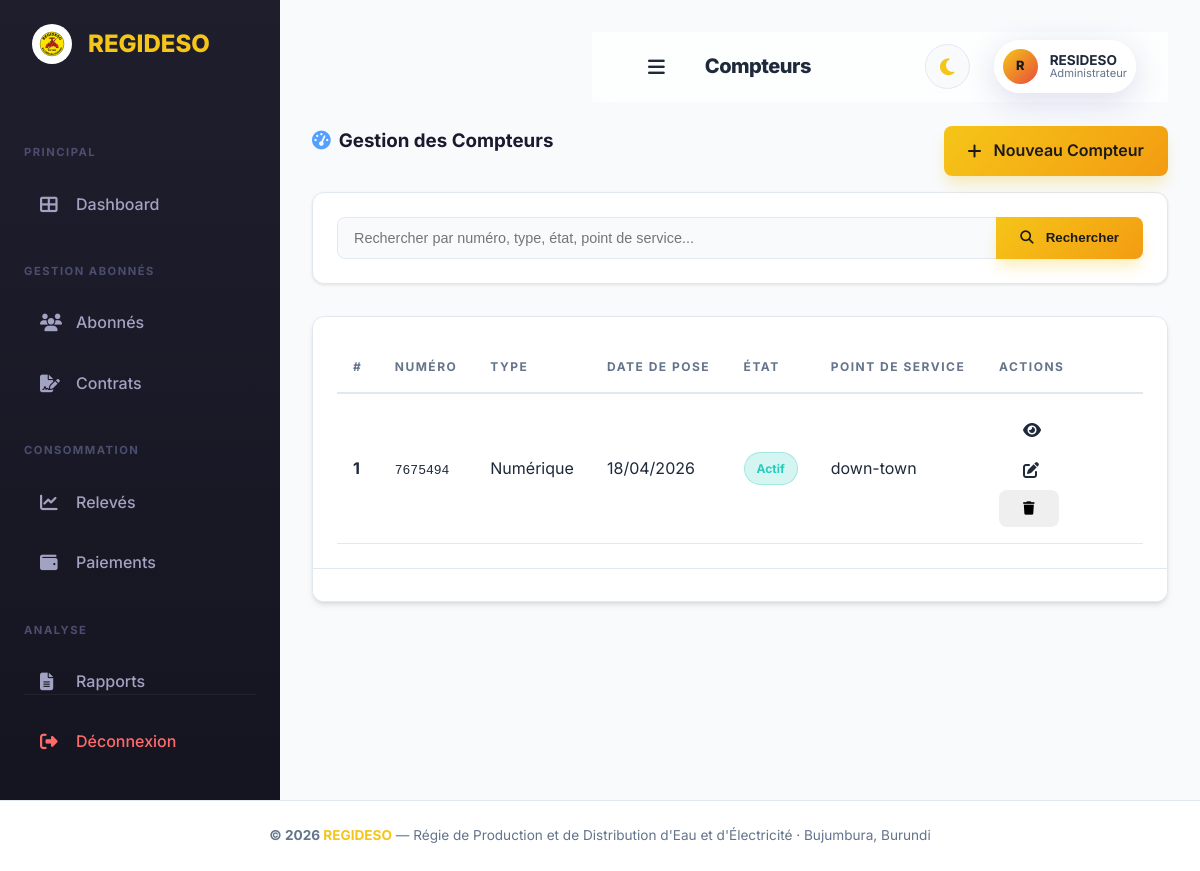
Screenshot of /compteurs/index.php (signed in) with the database file from the repository.
### tables this page shows
CREATE TABLE `compteur` (
  `id_Compteur` int(11) NOT NULL,
  `numero_Compteur` varchar(30) NOT NULL,
  `Typecompteur_Compteur` varchar(30) DEFAULT NULL,
  `DatePose_Compteur` date DEFAULT NULL,
  `Etat_compteur_Compteur` varchar(30) DEFAULT 'Actif',
  `id_Point_de_service` int(11) NOT NULL
);

CREATE TABLE `point_de_service` (
  `id_Point_de_service` int(11) NOT NULL,
  `libelle_Point_de_service` varchar(60) NOT NULL,
  `adresse_Point_de_service` varchar(60) DEFAULT NULL,
  `id_Contrat` int(11) NOT NULL
);

### includes/functions.php (called while the page is built, shortened)
<?php
function sanitize($data) {
    return htmlspecialchars(trim($data), ENT_QUOTES, 'UTF-8');
}
function format_date($date, $format = 'd/m/Y') {
    return date($format, strtotime($date));
}

### includes/auth.php (called while the page is built, shortened)
<?php
function has_role($role) {
    return isset($_SESSION['user_role']) && $_SESSION['user_role'] === $role;
}

### compteurs/index.php (the view, shortened to what this page needs)
<?php
require_once __DIR__ . '/../includes/header.php';
$search = trim($_GET['search'] ?? '');
$where = '';
$params = [];
$sql_count = "SELECT COUNT(*) FROM compteur cm LEFT JOIN point_de_service p ON cm.id_Point_de_service = p.id_Point_de_service $where";
$stmt = $pdo->prepare($sql_count);
$stmt->execute($params);
$total = $stmt->fetchColumn();
$page = max(1, (int)($_GET['page'] ?? 1));
$per_page = 10;
$total_pages = max(1, ceil($total / $per_page));
$page = min($page, $total_pages);
$offset = ($page - 1) * $per_page;
$pagination = ['page' => $page, 'per_page' => $per_page, 'total' => $total, 'total_pages' => $total_pages, 'offset' => $offset];
$sql = "SELECT cm.*, p.libelle_Point_de_service, p.adresse_Point_de_service
        FROM compteur cm
        LEFT JOIN point_de_service p ON cm.id_Point_de_service = p.id_Point_de_service
        $where ORDER BY cm.id_Compteur DESC LIMIT $per_page OFFSET $offset";
$stmt = $pdo->prepare($sql);
$stmt->execute($params);
$compteurs = $stmt->fetchAll();
?>
<div class="row mb-3">
    <div class="col-md-8">
        <h3 style="font-weight: 700; color: #1a1a2e;">
            <i class="fas fa-tachometer-alt mr-2" style="color: #54a0ff;"></i>Gestion des Compteurs
        </h3>
    </div>
    <div class="col-md-4 text-right">
        <a href="create.php" class="btn btn-primary"><i class="fas fa-plus mr-1"></i> Nouveau Compteur</a>
    </div>
</div>
<div class="search-bar">
    <form method="GET" class="form-inline">
        <div class="input-group w-100">
            <input type="text" name="search" class="form-control" placeholder="Rechercher par numéro, type, état, point de service..." value="<?= sanitize($search) ?>">
            <div class="input-group-append">
                <button type="submit" class="btn btn-primary"><i class="fas fa-search mr-1"></i> Rechercher</button>
            </div>
        </div>
    </form>
</div>
<div class="card">
    <div class="card-body p-0">
        <table class="table table-hover mb-0">
            <thead>
                <tr>
                    <th>#</th>
                    <th>Numéro</th>
                    <th>Type</th>
                    <th>Date de Pose</th>
                    <th>État</th>
                    <th>Point de Service</th>
                    <th style="width:160px;">Actions</th>
                </tr>
            </thead>
            <tbody>
                <?php if (empty($compteurs)): ?>
                    <tr><td colspan="7" class="text-center text-muted py-4"><i class="fas fa-inbox fa-2x mb-2 d-block"></i>Aucun compteur trouvé</td></tr>
                <?php else: foreach ($compteurs as $cm): ?>
                <tr>
                    <td><strong><?= $cm['id_Compteur'] ?></strong></td>
                    <td><code><?= sanitize($cm['numero_Compteur']) ?></code></td>
                    <td><?= sanitize($cm['Typecompteur_Compteur']) ?></td>
                    <td><?= format_date($cm['DatePose_Compteur']) ?></td>
                    <td><span class="badge <?= $cm['Etat_compteur_Compteur'] === 'Actif' ? 'badge-actif' : 'badge-inactif' ?>"><?= sanitize($cm['Etat_compteur_Compteur']) ?></span></td>
                    <td><?= sanitize($cm['libelle_Point_de_service']) ?></td>
                    <td>
                        <a href="view.php?id=<?= $cm['id_Compteur'] ?>" class="btn btn-info btn-sm"><i class="fas fa-eye"></i></a>
                        <a href="edit.php?id=<?= $cm['id_Compteur'] ?>" class="btn btn-warning btn-sm"><i class="fas fa-edit"></i></a>
                        <?php if (has_role('Administrateur')): ?>
                        <button onclick="confirmDelete('delete.php?id=<?= $cm['id_Compteur'] ?>')" class="btn btn-danger btn-sm"><i class="fas fa-trash"></i></button>
                        <?php endif; ?>
                    </td>
                </tr>
                <?php endforeach; endif; ?>
            </tbody>
        </table>
    </div>
    <div class="card-footer"><?php display_pagination($pagination, $search); ?></div>
</div>
<?php require_once __DIR__ . '/../includes/footer.php'; ?>

### assets/css/premium.css (style rules this page uses)
:root { --primary: #f5c518; --primary-dark: #e8a700; --secondary: #e74c3c; --secondary-dark: #c0392b; --accent: #1dd1a1; --bg-main: #f8fafc; --bg-sidebar: linear-gradient(180deg, #1e1e2d 0%, #151521 100%); --bg-card: #ffffff; --text-main: #1e293b; --text-muted: #64748b; --text-on-primary: #1a1a1a; --border: #e2e8f0; --glass: rgba(255, 255, 255, 0.7); --glass-border: rgba(255, 255, 255, 0.4); --shadow-sm: 0 1px 3px rgba(0,0,0,0.1); --shadow-md: 0 4px 6px -1px rgba(0,0,0,0.1), 0 2px 4px -1px rgba(0,0,0,0.06); --shadow-lg: 0 10px 15px -3px rgba(0,0,0,0.1), 0 4px 6px -2px rgba(0,0,0,0.05); --shadow-premium: 0 20px 25px -5px rgba(0,0,0,0.1), 0 10px 10px -5px rgba(0,0,0,0.04); --shadow-primary: 0 10px 15px -3px rgba(245, 197, 24, 0.3); --radius-sm: 8px; --radius-md: 12px; --radius-lg: 20px; --radius-xl: 30px; --transition: all 0.3s cubic-bezier(0.4, 0, 0.2, 1); }
* { margin: 0; padding: 0; box-sizing: border-box; }
body { font-family: 'Inter', system-ui, -apple-system, sans-serif; background-color: var(--bg-main); color: var(--text-main); line-height: 1.6; overflow-x: hidden; transition: background-color 0.3s, color 0.3s; }
a { text-decoration: none; color: inherit; transition: var(--transition); }
.row { display: flex; flex-wrap: wrap; gap: 0; margin-right: -15px; margin-left: -15px; margin-bottom: 1.5rem; }
[class*="col-"] { position: relative; width: 100%; padding-right: 15px; padding-left: 15px; }
@media (min-width: 768px) { .col-md-8 { flex: 0 0 66.666667%; max-width: 66.666667%; } }
@media (min-width: 768px) { .col-md-4 { flex: 0 0 33.333333%; max-width: 33.333333%; } }
.mb-3 { margin-bottom: 1rem !important; }
.mr-1 { margin-right: 0.25rem !important; }
.mr-2 { margin-right: 0.5rem !important; }
.text-right { text-align: right !important; }
.w-100 { width: 100% !important; }
.card { background: var(--bg-card); border: 1px solid var(--border); border-radius: var(--radius-md); box-shadow: var(--shadow-md); overflow: hidden; transition: var(--transition); animation: slideInUp 0.6s ease forwards; }
.card-body { padding: 1.5rem; }
.btn { display: inline-flex; align-items: center; justify-content: center; padding: 0.75rem 1.5rem; border-radius: var(--radius-sm); font-weight: 600; cursor: pointer; border: none; gap: 0.5rem; transition: var(--transition); white-space: nowrap; }
.btn-primary { background: linear-gradient(135deg, var(--primary), #f39c12); color: var(--text-on-primary); box-shadow: var(--shadow-primary); }
.form-control { display: block; width: 100%; padding: 0.75rem 1rem; font-size: 0.9rem; color: var(--text-main); background-color: var(--bg-main); background-clip: padding-box; border: 1px solid var(--border); border-radius: var(--radius-sm); transition: var(--transition); }
.input-group { display: flex; align-items: stretch; width: 100%; }
.input-group .form-control { flex: 1 1 auto; border-top-right-radius: 0; border-bottom-right-radius: 0; }
.input-group-append { display: flex; margin-left: -1px; }
.input-group-append .btn { border-top-left-radius: 0; border-bottom-left-radius: 0; }
.search-bar { background: var(--bg-card); padding: 1.5rem; border-radius: var(--radius-md); box-shadow: var(--shadow-sm); margin-bottom: 2rem; border: 1px solid var(--border); }
.card-footer { padding: 1rem 1.5rem; background: var(--bg-card); border-top: 1px solid var(--border); }
.table { width: 100%; border-collapse: collapse; }
.table th { background: var(--bg-card); padding: 1rem; text-align: left; font-size: 0.75rem; text-transform: uppercase; letter-spacing: 1.5px; color: var(--text-muted); position: sticky; top: 0; z-index: 10; border-bottom: 2px solid var(--border); }
.table td { padding: 1rem; border-bottom: 1px solid var(--border); transition: var(--transition); }
.badge { display: inline-block; padding: 0.35rem 0.75rem; border-radius: 20px; font-size: 0.75rem; font-weight: 700; white-space: nowrap; }
.badge-success, .badge-actif, .badge-paye { background: rgba(43, 203, 186, 0.2); color: #2bcbba; border: 1px solid rgba(43, 203, 186, 0.3); }
.card { transition: var(--transition); }
.btn { position: relative; overflow: hidden; }
.btn::after { content: ''; position: absolute; top: -50%; left: -50%; width: 200%; height: 200%; background: radial-gradient(circle, rgba(255,255,255,0.2) 0%, transparent 70%); opacity: 0; transition: opacity 0.5s ease; pointer-events: none; }

### rows the page displays
compteur: id_Compteur "1", numero_Compteur "7675494", Typecompteur_Compteur "Numérique", DatePose_Compteur "18/04/2026", Etat_compteur_Compteur "Actif", id_Point_de_service.libelle_Point_de_service "down-town"

### other values shown
$page_title "Compteurs"
substr($_SESSION['user_prenom'] ?? 'U', 0, 1) "R"
$_SESSION['user_prenom'] "RESIDESO"
$_SESSION['user_role'] "Administrateur"
